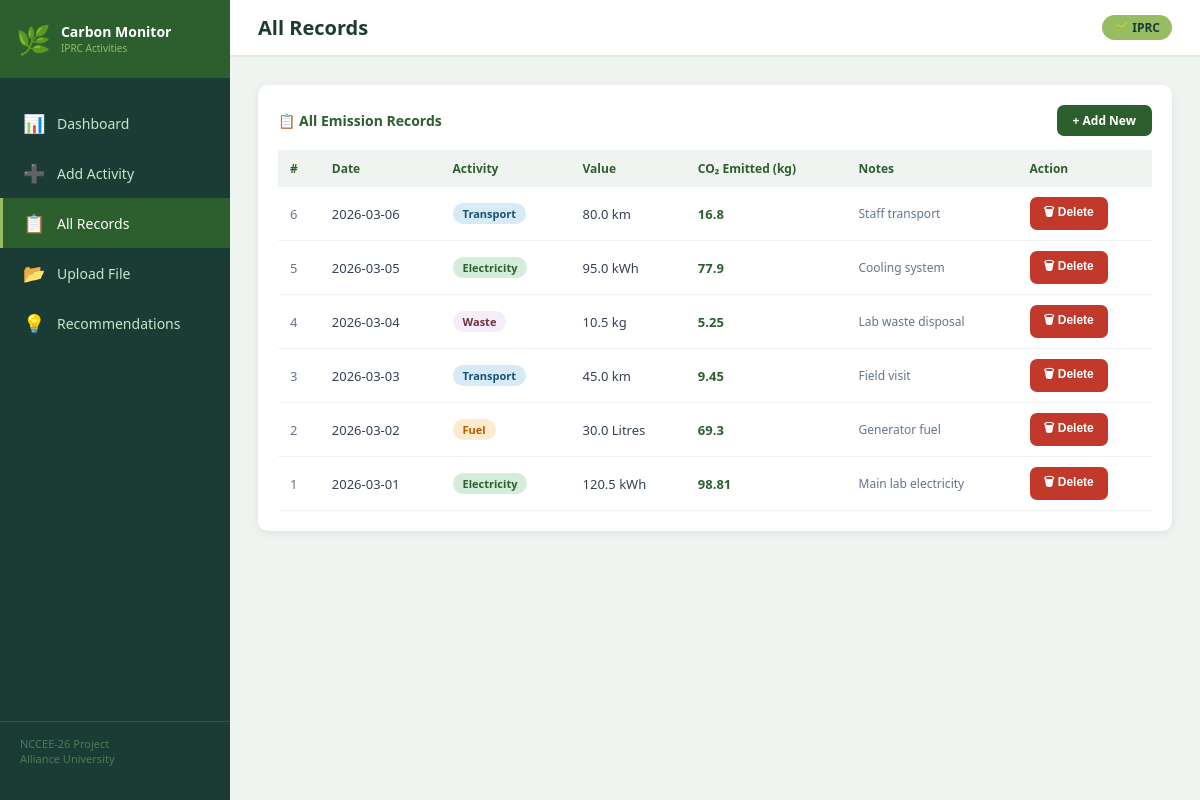
Page /records on the committed database.
### tables this page shows
CREATE TABLE emissions (
            id          INTEGER PRIMARY KEY AUTOINCREMENT,
            date        TEXT    NOT NULL,
            activity    TEXT    NOT NULL,
            value       REAL    NOT NULL,
            unit        TEXT    NOT NULL,
            co2_kg      REAL    NOT NULL,
            notes       TEXT
        );

### app.py (the view)
@app.route('/records')
def records():
    conn = get_db()
    all_records = conn.execute(
        'SELECT * FROM emissions ORDER BY date DESC'
    ).fetchall()
    conn.close()
    return render_template('records.html', records=all_records)

### app.py (called while the page is built)
def get_db():
    conn = sqlite3.connect(DATABASE)
    conn.row_factory = sqlite3.Row
    return conn

### templates/records.html
{% extends "base.html" %}
{% block page_title %}All Records{% endblock %}
{% block content %}
<div class="table-box">
  <h3>
    📋 All Emission Records
    <a href="/add" class="btn btn-primary" style="font-size:12px;padding:7px 16px;">+ Add New</a>
  </h3>
  {% if records %}
  <table>
    <thead>
      <tr>
        <th>#</th>
        <th>Date</th>
        <th>Activity</th>
        <th>Value</th>
        <th>CO₂ Emitted (kg)</th>
        <th>Notes</th>
        <th>Action</th>
      </tr>
    </thead>
    <tbody>
      {% for r in records %}
      <tr>
        <td style="color:#64748b;">{{ r.id }}</td>
        <td>{{ r.date }}</td>
        <td><span class="badge-activity badge-{{ r.activity }}">{{ r.activity | capitalize }}</span></td>
        <td>{{ r.value }} {{ r.unit }}</td>
        <td><strong style="color:#2c5f2d;">{{ r.co2_kg }}</strong></td>
        <td style="color:#64748b;font-size:12px;">{{ r.notes or '—' }}</td>
        <td>
          <form method="POST" action="/delete/{{ r.id }}" onsubmit="return confirm('Delete this record?')">
            <button type="submit" class="btn btn-danger">🗑 Delete</button>
          </form>
        </td>
      </tr>
      {% endfor %}
    </tbody>
  </table>
  {% else %}
  <div class="alert-box">
    No records found. <a href="/add" style="color:#2c5f2d;font-weight:600;">Add your first activity →</a>
  </div>
  {% endif %}
</div>
{% endblock %}

### templates/base.html (style rules this page uses)
* { box-sizing: border-box; margin: 0; padding: 0; }
body { font-family: 'Segoe UI', sans-serif; background: #f0f4f0; color: #1a3c34; min-height: 100vh; display: flex; }
.table-box { background: #fff; border-radius: 10px; padding: 20px; box-shadow: 0 2px 8px rgba(0,0,0,0.07); }
.table-box h3 { font-size: 14px; color: #2c5f2d; margin-bottom: 14px; font-weight: 600; display: flex; justify-content: space-between; align-items: center; }
table { width: 100%; border-collapse: collapse; font-size: 13px; }
thead th { background: #f0f4f0; color: #2c5f2d; padding: 10px 12px; text-align: left; font-weight: 600; font-size: 12px; }
tbody tr { border-bottom: 1px solid #f0f4f0; transition: background 0.15s; }
tbody td { padding: 10px 12px; color: #334155; }
.badge-activity { display: inline-block; padding: 3px 10px; border-radius: 12px; font-size: 11px; font-weight: 600; }
.badge-electricity { background: #d4edda; color: #2c5f2d; }
.badge-fuel { background: #fdebd0; color: #b85c00; }
.badge-transport { background: #d6eaf8; color: #1a5276; }
.badge-waste { background: #f5eef8; color: #6d2e46; }
.btn { padding: 11px 24px; border: none; border-radius: 7px; font-size: 14px; font-weight: 600; cursor: pointer; transition: background 0.2s; text-decoration: none; display: inline-block; }
.btn-primary { background: #2c5f2d; color: #fff; }
.btn-danger { background: #c0392b; color: #fff; font-size: 12px; padding: 6px 14px; }

### rows in the picture
emissions: id "6", date "2026-03-06", activity "Transport", value "80.0", unit "km", co2_kg "16.8", notes "Staff transport"
emissions: id "5", date "2026-03-05", activity "Electricity", value "95.0", unit "kWh", co2_kg "77.9", notes "Cooling system"
emissions: id "4", date "2026-03-04", activity "Waste", value "10.5", unit "kg", co2_kg "5.25", notes "Lab waste disposal"
emissions: id "3", date "2026-03-03", activity "Transport", value "45.0", unit "km", co2_kg "9.45", notes "Field visit"
emissions: id "2", date "2026-03-02", activity "Fuel", value "30.0", unit "Litres", co2_kg "69.3", notes "Generator fuel"
emissions: id "1", date "2026-03-01", activity "Electricity", value "120.5", unit "kWh", co2_kg "98.81", notes "Main lab electricity"
